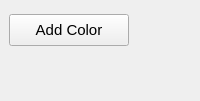
<?xml version="1.0" encoding="UTF-8"?>
<ui version="4.0">
 <class>HSVColorRangeWizard</class>
 <widget class="QWidget" name="HSVColorRangeWizard">
  <layout class="QVBoxLayout" name="verticalLayout_root">
   <property name="leftMargin"><number>0</number></property>
   <property name="topMargin"><number>5</number></property>
   <property name="rightMargin"><number>0</number></property>
   <property name="bottomMargin"><number>0</number></property>
   <item>
    <widget class="QWidget" name="widgetAddButton" native="true">
     <layout class="QHBoxLayout" name="horizontalLayout_add">
      <property name="spacing"><number>10</number></property>
      <item>
       <widget class="QPushButton" name="addColorButton">
        <property name="text"><string>Add Color</string></property>
        <property name="font"><font><pointsize>11</pointsize></font></property>
        <property name="minimumSize"><size><width>120</width><height>32</height></size></property>
       </widget>
      </item>
      <item>
       <spacer name="horizontalSpacer">
        <property name="orientation"><enum>Qt::Horizontal</enum></property>
        <property name="sizeHint" stdset="0"><size><width>40</width><height>20</height></size></property>
       </spacer>
      </item>
     </layout>
    </widget>
   </item>
   <item>
    <widget class="QWidget" name="colorsContainer" native="true">
     <property name="sizePolicy">
      <sizepolicy hsizetype="Preferred" vsizetype="Maximum">
       <horstretch>0</horstretch>
       <verstretch>0</verstretch>
      </sizepolicy>
     </property>
     <layout class="QVBoxLayout" name="colorsLayout">
      <property name="spacing"><number>6</number></property>
      <property name="leftMargin"><number>0</number></property>
      <property name="topMargin"><number>0</number></property>
      <property name="rightMargin"><number>0</number></property>
      <property name="bottomMargin"><number>0</number></property>
     </layout>
    </widget>
   </item>
   <item>
    <spacer name="verticalSpacer_bottom">
     <property name="orientation"><enum>Qt::Vertical</enum></property>
     <property name="sizeType"><enum>QSizePolicy::Expanding</enum></property>
     <property name="sizeHint" stdset="0"><size><width>20</width><height>40</height></size></property>
    </spacer>
   </item>
  </layout>
 </widget>
 <resources/>
 <connections/>
</ui>
